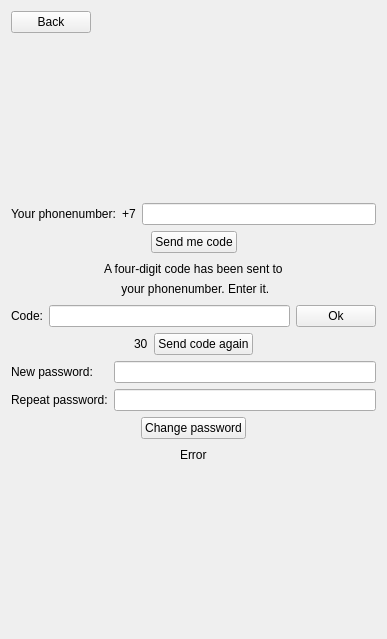
<?xml version="1.0" encoding="UTF-8"?>
<ui version="4.0">
 <class>ForgotPasswordWidget</class>
 <widget class="QWidget" name="ForgotPasswordWidget">
  <property name="geometry">
   <rect>
    <x>0</x>
    <y>0</y>
    <width>387</width>
    <height>639</height>
   </rect>
  </property>
  <property name="windowTitle">
   <string>Form</string>
  </property>
  <layout class="QVBoxLayout" name="verticalLayout_4">
   <item>
    <layout class="QHBoxLayout" name="horizontalLayout_9">
     <item>
      <widget class="QPushButton" name="backButton">
       <property name="text">
        <string>Back</string>
       </property>
      </widget>
     </item>
     <item>
      <spacer name="horizontalSpacer_13">
       <property name="orientation">
        <enum>Qt::Horizontal</enum>
       </property>
       <property name="sizeHint" stdset="0">
        <size>
         <width>40</width>
         <height>20</height>
        </size>
       </property>
      </spacer>
     </item>
    </layout>
   </item>
   <item>
    <spacer name="verticalSpacer">
     <property name="orientation">
      <enum>Qt::Vertical</enum>
     </property>
     <property name="sizeHint" stdset="0">
      <size>
       <width>20</width>
       <height>115</height>
      </size>
     </property>
    </spacer>
   </item>
   <item>
    <layout class="QHBoxLayout" name="horizontalLayout">
     <item>
      <widget class="QLabel" name="label">
       <property name="text">
        <string>Your phonenumber:</string>
       </property>
      </widget>
     </item>
     <item>
      <widget class="QLabel" name="label_2">
       <property name="text">
        <string>+7</string>
       </property>
      </widget>
     </item>
     <item>
      <widget class="QLineEdit" name="phonenumberEdit">
       <property name="maxLength">
        <number>9</number>
       </property>
      </widget>
     </item>
    </layout>
   </item>
   <item>
    <layout class="QHBoxLayout" name="horizontalLayout_2">
     <item>
      <spacer name="horizontalSpacer">
       <property name="orientation">
        <enum>Qt::Horizontal</enum>
       </property>
       <property name="sizeHint" stdset="0">
        <size>
         <width>40</width>
         <height>20</height>
        </size>
       </property>
      </spacer>
     </item>
     <item>
      <widget class="QPushButton" name="sendMeCodeButton">
       <property name="text">
        <string>Send me code</string>
       </property>
      </widget>
     </item>
     <item>
      <spacer name="horizontalSpacer_2">
       <property name="orientation">
        <enum>Qt::Horizontal</enum>
       </property>
       <property name="sizeHint" stdset="0">
        <size>
         <width>40</width>
         <height>20</height>
        </size>
       </property>
      </spacer>
     </item>
    </layout>
   </item>
   <item>
    <widget class="QWidget" name="enterCodeGroup" native="true">
     <layout class="QVBoxLayout" name="verticalLayout_3">
      <property name="leftMargin">
       <number>0</number>
      </property>
      <property name="topMargin">
       <number>0</number>
      </property>
      <property name="rightMargin">
       <number>0</number>
      </property>
      <property name="bottomMargin">
       <number>0</number>
      </property>
      <item>
       <layout class="QVBoxLayout" name="verticalLayout">
        <property name="spacing">
         <number>0</number>
        </property>
        <item>
         <layout class="QHBoxLayout" name="horizontalLayout_5">
          <item>
           <spacer name="horizontalSpacer_5">
            <property name="orientation">
             <enum>Qt::Horizontal</enum>
            </property>
            <property name="sizeHint" stdset="0">
             <size>
              <width>40</width>
              <height>20</height>
             </size>
            </property>
           </spacer>
          </item>
          <item>
           <widget class="QLabel" name="label_3">
            <property name="text">
             <string>A four-digit code has been sent to</string>
            </property>
           </widget>
          </item>
          <item>
           <spacer name="horizontalSpacer_7">
            <property name="orientation">
             <enum>Qt::Horizontal</enum>
            </property>
            <property name="sizeHint" stdset="0">
             <size>
              <width>40</width>
              <height>20</height>
             </size>
            </property>
           </spacer>
          </item>
         </layout>
        </item>
        <item>
         <layout class="QHBoxLayout" name="horizontalLayout_4">
          <item>
           <spacer name="horizontalSpacer_6">
            <property name="orientation">
             <enum>Qt::Horizontal</enum>
            </property>
            <property name="sizeHint" stdset="0">
             <size>
              <width>40</width>
              <height>20</height>
             </size>
            </property>
           </spacer>
          </item>
          <item>
           <widget class="QLabel" name="label_4">
            <property name="text">
             <string> your phonenumber. Enter it.</string>
            </property>
           </widget>
          </item>
          <item>
           <spacer name="horizontalSpacer_8">
            <property name="orientation">
             <enum>Qt::Horizontal</enum>
            </property>
            <property name="sizeHint" stdset="0">
             <size>
              <width>40</width>
              <height>20</height>
             </size>
            </property>
           </spacer>
          </item>
         </layout>
        </item>
       </layout>
      </item>
      <item>
       <layout class="QHBoxLayout" name="horizontalLayout_6">
        <item>
         <widget class="QLabel" name="label_5">
          <property name="text">
           <string>Code:</string>
          </property>
         </widget>
        </item>
        <item>
         <widget class="QLineEdit" name="codeEdit">
          <property name="maxLength">
           <number>4</number>
          </property>
         </widget>
        </item>
        <item>
         <widget class="QPushButton" name="codeOkButton">
          <property name="text">
           <string>Ok</string>
          </property>
         </widget>
        </item>
       </layout>
      </item>
      <item>
       <layout class="QHBoxLayout" name="horizontalLayout_7">
        <item>
         <spacer name="horizontalSpacer_9">
          <property name="orientation">
           <enum>Qt::Horizontal</enum>
          </property>
          <property name="sizeHint" stdset="0">
           <size>
            <width>40</width>
            <height>20</height>
           </size>
          </property>
         </spacer>
        </item>
        <item>
         <widget class="QLabel" name="codeTimerLabel">
          <property name="text">
           <string>30</string>
          </property>
         </widget>
        </item>
        <item>
         <widget class="QPushButton" name="sendCodeAgainButton">
          <property name="text">
           <string>Send code again</string>
          </property>
         </widget>
        </item>
        <item>
         <spacer name="horizontalSpacer_10">
          <property name="orientation">
           <enum>Qt::Horizontal</enum>
          </property>
          <property name="sizeHint" stdset="0">
           <size>
            <width>40</width>
            <height>20</height>
           </size>
          </property>
         </spacer>
        </item>
       </layout>
      </item>
     </layout>
    </widget>
   </item>
   <item>
    <widget class="QWidget" name="passwordsGroup" native="true">
     <layout class="QVBoxLayout" name="verticalLayout_2">
      <property name="leftMargin">
       <number>0</number>
      </property>
      <property name="topMargin">
       <number>0</number>
      </property>
      <property name="rightMargin">
       <number>0</number>
      </property>
      <property name="bottomMargin">
       <number>0</number>
      </property>
      <item>
       <layout class="QFormLayout" name="formLayout">
        <item row="0" column="0">
         <widget class="QLabel" name="label_6">
          <property name="text">
           <string>New password:</string>
          </property>
         </widget>
        </item>
        <item row="0" column="1">
         <widget class="QLineEdit" name="passwordEdit">
          <property name="echoMode">
           <enum>QLineEdit::Password</enum>
          </property>
         </widget>
        </item>
        <item row="1" column="0">
         <widget class="QLabel" name="label_7">
          <property name="text">
           <string>Repeat password:</string>
          </property>
         </widget>
        </item>
        <item row="1" column="1">
         <widget class="QLineEdit" name="repeatedPasswordEdit">
          <property name="echoMode">
           <enum>QLineEdit::Password</enum>
          </property>
         </widget>
        </item>
       </layout>
      </item>
      <item>
       <layout class="QHBoxLayout" name="horizontalLayout_8">
        <item>
         <spacer name="horizontalSpacer_11">
          <property name="orientation">
           <enum>Qt::Horizontal</enum>
          </property>
          <property name="sizeHint" stdset="0">
           <size>
            <width>40</width>
            <height>20</height>
           </size>
          </property>
         </spacer>
        </item>
        <item>
         <widget class="QPushButton" name="changePasswordButton">
          <property name="text">
           <string>Change password</string>
          </property>
         </widget>
        </item>
        <item>
         <spacer name="horizontalSpacer_12">
          <property name="orientation">
           <enum>Qt::Horizontal</enum>
          </property>
          <property name="sizeHint" stdset="0">
           <size>
            <width>40</width>
            <height>20</height>
           </size>
          </property>
         </spacer>
        </item>
       </layout>
      </item>
     </layout>
    </widget>
   </item>
   <item>
    <layout class="QHBoxLayout" name="horizontalLayout_3">
     <item>
      <spacer name="horizontalSpacer_3">
       <property name="orientation">
        <enum>Qt::Horizontal</enum>
       </property>
       <property name="sizeHint" stdset="0">
        <size>
         <width>40</width>
         <height>20</height>
        </size>
       </property>
      </spacer>
     </item>
     <item>
      <widget class="QLabel" name="errorLabel">
       <property name="text">
        <string>Error</string>
       </property>
      </widget>
     </item>
     <item>
      <spacer name="horizontalSpacer_4">
       <property name="orientation">
        <enum>Qt::Horizontal</enum>
       </property>
       <property name="sizeHint" stdset="0">
        <size>
         <width>40</width>
         <height>20</height>
        </size>
       </property>
      </spacer>
     </item>
    </layout>
   </item>
   <item>
    <spacer name="verticalSpacer_2">
     <property name="orientation">
      <enum>Qt::Vertical</enum>
     </property>
     <property name="sizeHint" stdset="0">
      <size>
       <width>20</width>
       <height>148</height>
      </size>
     </property>
    </spacer>
   </item>
  </layout>
 </widget>
 <resources/>
 <connections/>
</ui>
